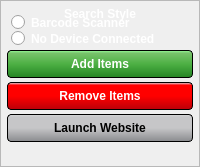
           <widget class="QFrame" name="navigation_frame">
            <property name="styleSheet">
             <string notr="true">background-color: rgba(94,118,143, .85);</string>
            </property>
            <property name="frameShape">
             <enum>QFrame::StyledPanel</enum>
            </property>
            <property name="frameShadow">
             <enum>QFrame::Raised</enum>
            </property>
            <layout class="QVBoxLayout" name="verticalLayout_7">
             <property name="spacing">
              <number>4</number>
             </property>
             <property name="leftMargin">
              <number>6</number>
             </property>
             <property name="topMargin">
              <number>4</number>
             </property>
             <property name="rightMargin">
              <number>6</number>
             </property>
             <property name="bottomMargin">
              <number>4</number>
             </property>
             <item>
              <widget class="QGroupBox" name="device_or_manual_groupbox">
               <property name="styleSheet">
                <string notr="true">color: white;
font-family: &quot;SourceSansPro-Bold&quot;;
font-weight: 600;
background-color: none;
font-size: 12px;
border: None;</string>
               </property>
               <property name="title">
                <string>Search Style</string>
               </property>
               <property name="alignment">
                <set>Qt::AlignCenter</set>
               </property>
               <layout class="QVBoxLayout" name="verticalLayout_12">
                <property name="spacing">
                 <number>1</number>
                </property>
                <property name="leftMargin">
                 <number>4</number>
                </property>
                <property name="topMargin">
                 <number>10</number>
                </property>
                <property name="rightMargin">
                 <number>4</number>
                </property>
                <property name="bottomMargin">
                 <number>0</number>
                </property>
                <item>
                 <widget class="QRadioButton" name="barcode_scanner_radio_button">
                  <property name="text">
                   <string>Barcode Scanner</string>
                  </property>
                 </widget>
                </item>
                <item>
                 <widget class="QRadioButton" name="no_device_radio_button">
                  <property name="text">
                   <string>No Device Connected</string>
                  </property>
                 </widget>
                </item>
               </layout>
              </widget>
             </item>
             <item>
              <widget class="QPushButton" name="add_items_button">
               <property name="styleSheet">
                <string notr="true">QPushButton#add_items_button
{	

color: White;
	font-family: &quot;SourceSansPro-Bold&quot;;
	font-weight: 600;
	font-size: 12px;


	background-color: QLinearGradient( x1: 0, y1: 0, x2: 0, y2: 1, stop: 0 #98FF99, stop: 0.1 #78C26B, stop: 0.5 #4DB044, stop: 1 #4DB044, stop: 1 #248423);
	border-style: outset;
	border-width: 1px;
	border-color:black;
	padding: 6px;
	outline-offset: 4px;
	border-radius: 4px;
}

QPushButton:hover:!pressed#add_items_button
{
	background-color: QLinearGradient( x1: 0, y1: 0, x2: 0, y2: 1, stop: 0 #335A44, stop: 0.1 #78C26B, stop: 0.5 #4DB044, stop: 1 #4DB044, stop: 1 #335A44);
	border-color:white;
}
</string>
               </property>
               <property name="text">
                <string>Add Items</string>
               </property>
              </widget>
             </item>
             <item>
              <widget class="QPushButton" name="remove_item_button">
               <property name="styleSheet">
                <string notr="true">QPushButton#remove_item_button
{	

color: White;
	font-family: &quot;SourceSansPro-Bold&quot;;
	font-weight: 600;
	font-size: 12px;


	background-color: QLinearGradient( x1: 0, y1: 0, x2: 0, y2: 1, stop: 0 #DBE9F3, stop: 0.1 #FF0000, stop: 0.5 #FF0000, stop: 1 #E90B0B, stop: 1 #BB0009);
	border-style: outset;
	border-width: 1px;
	border-color:black;
	padding: 6px;
	outline-offset: 4px;
	border-radius: 4px;
}

QPushButton:hover:!pressed#remove_item_button
{
	background-color: QLinearGradient( x1: 0, y1: 0, x2: 0, y2: 1, stop: 0 #9A1505, stop: 0.1 #FF0000, stop: 0.5 #FF0000, stop: 1 #C71E08, stop: 1 #62130A);
	border-color:white;
}
</string>
               </property>
               <property name="text">
                <string>Remove Items</string>
               </property>
              </widget>
             </item>
             <item>
              <widget class="QPushButton" name="launch_website_button">
               <property name="styleSheet">
                <string notr="true">QPushButton#launch_website_button
{	

color: black;
	font-family: &quot;SourceSansPro-Bold&quot;;
	font-weight: 600;
	font-size: 12px;


	background-color: QLinearGradient( x1: 0, y1: 0, x2: 0, y2: 1, stop: 0 #d6d7d8, stop: 0.1 #c6c6c8, stop: 0.5 #c6c6c8, stop: 1 #b5b6b9, stop: 1 #8a8b8e);
	border-style: outset;
	border-width: 1px;
	border-color:black;
	padding: 6px;
	outline-offset: 4px;
	border-radius: 4px;
}

QPushButton:hover:!pressed#launch_website_button
{
	background-color: QLinearGradient( x1: 0, y1: 0, x2: 0, y2: 1, stop: 0 #d6d7d8, stop: 0.1 #c6c6c8, stop: 0.5 #c6c6c8, stop: 1 #b5b6b9, stop: 1 #575759);
	border-color: orange;
}
</string>
               </property>
               <property name="text">
                <string>Launch Website</string>
               </property>
              </widget>
             </item>
             <item>
              <spacer name="verticalSpacer">
               <property name="orientation">
                <enum>Qt::Vertical</enum>
               </property>
               <property name="sizeType">
                <enum>QSizePolicy::Maximum</enum>
               </property>
               <property name="sizeHint" stdset="0">
                <size>
                 <width>6</width>
                 <height>20</height>
                </size>
               </property>
              </spacer>
             </item>
            </layout>
           </widget>
